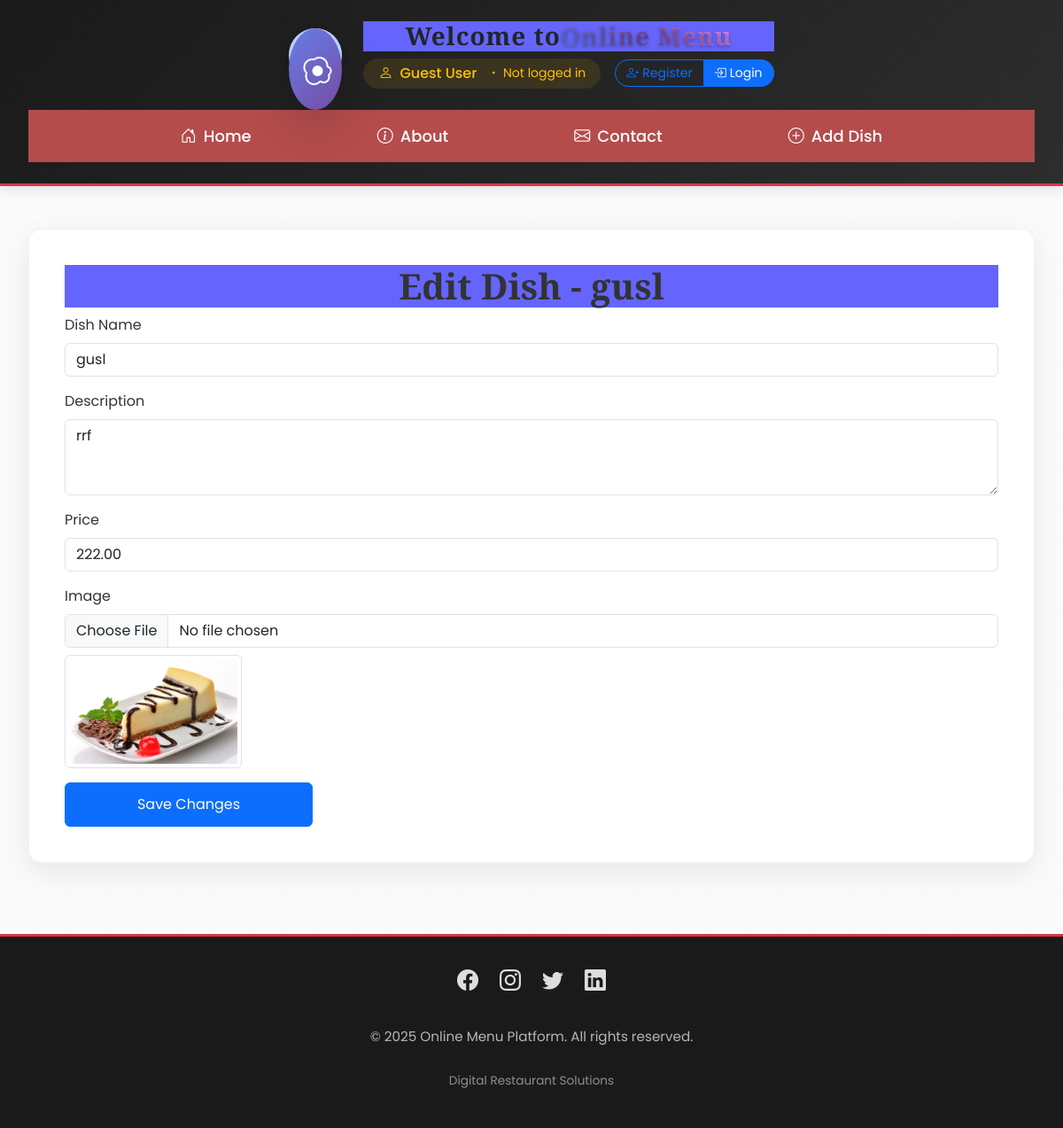
The app's page /dish/edit/14/ with its own data.
### online_menu/models.py (models this page shows, shortened)
class Dish(models.Model):
    CATEGORY_CHOICES = [
        ('starter', 'Starter'),
        ('main', 'Main'),
        ('dessert', 'Dessert'),
        ('drink', 'Drink'),
    ]
    dish_name = models.CharField(max_length=100, verbose_name="dish's name")
    description = models.TextField(null=True, blank=True, verbose_name="Description")
    price = models.DecimalField(max_digits=8, decimal_places=2, verbose_name="Price")
    category = models.CharField(max_length=50, choices=CATEGORY_CHOICES, verbose_name="category")
    image = models.ImageField(upload_to='media/', verbose_name="Image")

### online_menu/views.py (the view, shortened to what this page needs)
# urls.py: path('dish/edit/<int:dish_id>/', dish_edit, name='dish_edit'),
def dish_edit(request, dish_id):
    if request.method == 'GET':
        dish = Dish.objects.get(id=dish_id)
        return render(request, 'edit_dish.html', {'dish': dish})

### templates/edit_dish.html (shortened to what this page needs)
{% extends "base.html" %}
{% block main %}
    <h1>Edit Dish - {{ dish.dish_name }}</h1>
    <form method="post" enctype="multipart/form-data">
        <div class="mb-3">
            <label for="dish_name" class="form-label">Dish Name</label>
            <input type="text" class="form-control" id="dish_name" name="dish_name" value="{{ dish.dish_name }}" required>
        </div>
        <div class="mb-3">
            <label for="description" class="form-label">Description</label>
            <textarea class="form-control" id="description" name="description" rows="3" required>{{ dish.description }}</textarea>
        </div>
        <div class="mb-3">
            <label for="price" class="form-label">Price</label>
            <input type="number" class="form-control" id="price" name="price" value="{{ dish.price }}" required>
        </div>
        <div class="mb-3">
            <label for="image" class="form-label">Image</label>
            <input type="file" class="form-control" id="image" name="image">
            {% if dish.image %}
                <img src="{{ dish.image.url }}" alt="{{ dish.dish_name }}" class="img-thumbnail mt-2" style="max-width: 200px;">
            {% endif %}
        </div>
        <button type="submit" class="btn btn-primary">Save Changes</button>
    </form>
{% endblock main %}

### static/css/base.css (style rules this page uses)
* { margin: 0; padding: 0; box-sizing: border-box; }
body { font-family: Arial, sans-serif; }

### static/css/home.css (style rules this page uses)
* { margin: 0; padding: 0; }
img { height: 280px; width: 100%; border-radius: 10px 10px 0px 0px; }
h1 { background-color: rgb(101, 101, 253); font-size: 50px; display: flex; justify-content: center; }
body { background-color: rgb(179, 179, 179); }
button { background-color: gray; color: black; width: 280px; height: 50px; display: flex; justify-content: center; align-items: center; margin-left: 150px; font-size: 20px; margin-top: 10px; }

### static/css/about.css (style rules this page uses)
* { margin: 0; padding: 0; box-sizing: border-box; }
body { font-family: "Poppins", sans-serif; line-height: 1.6; color: #333; background-color: #f9f9f9; }

### templates/base.html (style rules this page uses)
:root { --primary-color: #dc3545; --secondary-color: #ff6b6b; --dark-color: #212529; --light-color: #f8f9fa; --gold-color: #ffd700; --transition: all 0.3s ease; }
* { margin: 0; padding: 0; box-sizing: border-box; }
body { font-family: 'Poppins', sans-serif; background-color: #fefefe; color: #333; min-height: 100vh; display: flex; flex-direction: column; }
h1, h2, h3, h4, h5, h6 { font-family: 'Playfair Display', serif; font-weight: 600; }

### records on screen
Dish: dish_name "gusl", description "rrf", price "222.00", image (picture)
